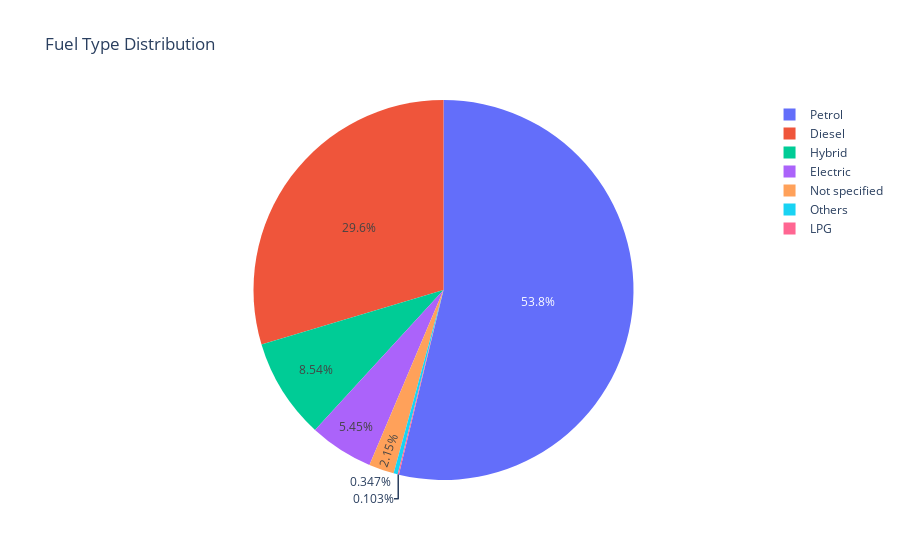

The notebook cell saved with this chart:
### Code cell
fuel_dist = car['fuel'].value_counts(normalize=True) * 100
fig = px.pie(names=fuel_dist.index, values=fuel_dist.values, title="Fuel Type Distribution")
fig.show()

### Figure 1 — Plotly figure (JSON) as saved in the notebook; plotly's stock layout.template omitted (floating-point values rounded to 4 significant figures)
{"data": [{"domain": {"x": [0, 1], "y": [0, 1]}, "hovertemplate": "label=%{label}<br>value=%{value}<extra></extra>", "labels": ["Petrol", "Diesel", "Hybrid", "Electric", "Not specified", "Others", "LPG"], "legendgroup": "", "name": "", "showlegend": true, "type": "pie", "values": [53.78, 29.64, 8.543, 5.447, 2.145, 0.3469, 0.1028]}], "layout": {"autosize": true, "legend": {"tracegroupgap": 0}, "title": {"text": "Fuel Type Distribution"}}}
